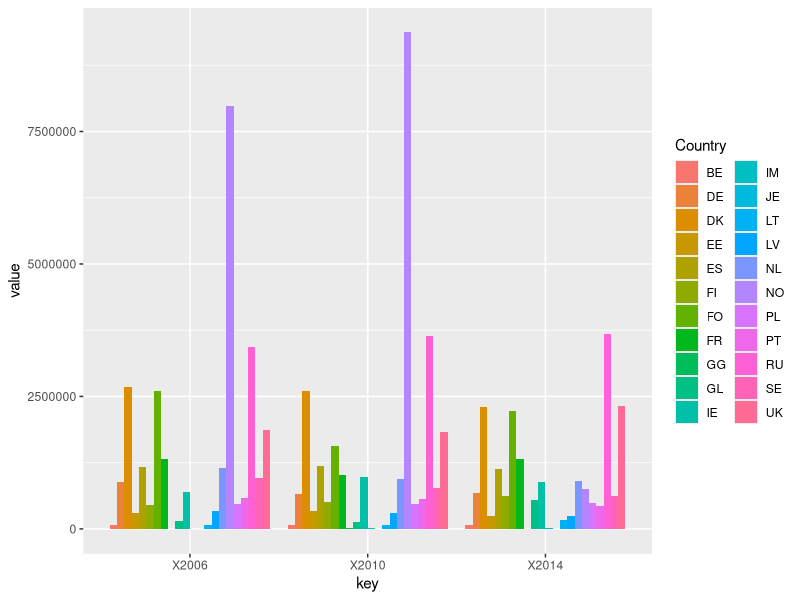

Generate this figure with R:
## ---- chunk 1
library(dplyr)
library(ggplot2)
library(tidyverse)
## ---- chunk 2
all_data<-read.csv("Raw_Data/fish_catches.csv")
head(all_data)
## ---- chunk 3
#Belgium catches
BE<-filter(all_data,Country=="BE")
sum(BE[,5])
sum(BE[,9])
sum(BE[,13])

#Germany catches
DE<-filter(all_data,Country=="DE")
sum(DE[,5])
sum(DE[,9])
sum(DE[,13])

#Denmark catches
DK<-filter(all_data,Country=="DK")
sum(DK[,5])
sum(DK[,9])
sum(DK[,13])

#Estonia catches
EE<-filter(all_data,Country=="EE")
sum(EE[,5])
sum(EE[,9])
sum(EE[,13])

#Spain catches
ES<-filter(all_data,Country=="ES")
sum(ES[,5])
sum(ES[,9])
sum(ES[,13])

#Finland catches
FI<-filter(all_data,Country=="FI")
sum(FI[,5])
sum(FI[,9])
sum(FI[,13])

#Faroe Islands catches
FO<-filter(all_data,Country=="FO")
sum(FO[,5])
sum(FO[,9])
sum(FO[,13])

#France Catches
FR<-filter(all_data,Country=="FR")
sum(FR[,5])
sum(FR[,9])
sum(FR[,13])

#UK (Chanel Island Guersney) catches
GG<-filter(all_data,Country=="GG")
sum(GG[,5])
sum(GG[,9])
sum(GG[,13])

#Greenland catches
GL<-filter(all_data,Country=="GL")
sum(GL[,5])
sum(GL[,9])
sum(GL[,13])

#Ireland catches
IE<-filter(all_data,Country=="IE")
sum(IE[,5])
sum(IE[,9])
sum(IE[,13])

#UK (Isle of Man) catches
IM<-filter(all_data,Country=="IM")
sum(IM[,5])
sum(IM[,9])
sum(IM[,13])

#UK (Channel Island Jersey) Catches
JE<-filter(all_data,Country=="JE")
sum(JE[,5])
sum(JE[,9])
sum(JE[,13])

#Lithuania catches
LT<-filter(all_data,Country=="LT")
sum(LT[,5])
sum(LT[,9])
sum(BE[,13])

#Latvia catches
LV<-filter(all_data,Country=="LV")
sum(LV[,5])
sum(LV[,9])
sum(LV[,13])

#Netherlands catches
NL<-filter(all_data,Country=="NL")
sum(NL[,5])
sum(NL[,9])
sum(NL[,13])

#Norway catches
NO<-filter(all_data,Country=="NO")
sum(NO[,5])
sum(NO[,9])
sum(NO[,13])

#Poland catches
PL<-filter(all_data,Country=="PL")
sum(PL[,5])
sum(PL[,9])
sum(PL[,13])

#Portugal catches
PT<-filter(all_data,Country=="PT")
sum(PT[,5])
sum(PT[,9])
sum(PT[,13])

#Russia catches
RU<-filter(all_data,Country=="RU")
sum(RU[,5])
sum(RU[,9])
sum(RU[,13])

#Sweden catches
SE<-filter(all_data,Country=="SE")
sum(SE[,5])
sum(SE[,9])
sum(SE[,13])

#United Kingdom catches
UK<-filter(all_data,Country=="UK")
sum(UK[,5])
sum(UK[,9])
sum(UK[,13])


## ---- chunk 4
total_catch<-read.csv("Clean_Data/Total_catch.csv")
total_catch
data<-gather(total_catch,key, value, -Country)
data
ggplot(data, aes(key,value))+
  geom_bar(aes(fill=Country),stat="identity",position="dodge")

## ---- chunk 5
fish_catch<-read.csv("Clean_Data/BelgiumCatch.csv")
head(fish_catch)
## ---- chunk 6
fourteen<-sum(fish_catch[,3])
fourteen
thirteen<-sum(fish_catch[,4])
thirteen
twelve<-sum(fish_catch[,5])
twelve
eleven<-sum(fish_catch[,6])
eleven
ten<-sum(fish_catch[,7])
ten
nine<-sum(fish_catch[,8])
nine
eight<-sum(fish_catch[,9])
eight
seven<-sum(fish_catch[,10])
seven
six<-sum(fish_catch[,11])
six
## ---- chunk 7
by_year <- matrix(c(2014, 79514,
                2013, 76153,
                2012, 73134,
                2011, 66582,
                 2010, 65723,
                 2009, 63634,
                 2008, 66298, 
                2007, 72089,
                2006, 67564), byrow=T, nrow=9, ncol=2)
by_year
## ---- chunk 8
ANF<-filter(fish_catch,Species=="ANF")
ANF
sum(ANF[,3])
